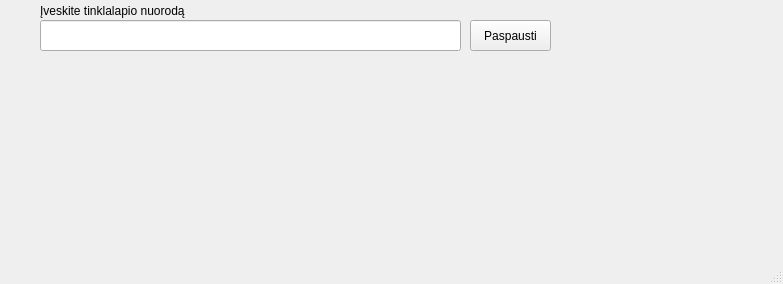
<?xml version="1.0" encoding="UTF-8"?>
<ui version="4.0">
 <class>MainWindow</class>
 <widget class="QMainWindow" name="MainWindow">
  <property name="geometry">
   <rect>
    <x>0</x>
    <y>0</y>
    <width>783</width>
    <height>284</height>
   </rect>
  </property>
  <property name="windowTitle">
   <string>MainWindow</string>
  </property>
  <widget class="QWidget" name="centralwidget">
   <widget class="QLineEdit" name="nuoroda">
    <property name="geometry">
     <rect>
      <x>40</x>
      <y>20</y>
      <width>421</width>
      <height>31</height>
     </rect>
    </property>
   </widget>
   <widget class="QLabel" name="label">
    <property name="geometry">
     <rect>
      <x>40</x>
      <y>0</y>
      <width>401</width>
      <height>21</height>
     </rect>
    </property>
    <property name="text">
     <string>Įveskite tinklalapio nuorodą</string>
    </property>
   </widget>
   <widget class="QPushButton" name="mygtukas">
    <property name="geometry">
     <rect>
      <x>470</x>
      <y>20</y>
      <width>81</width>
      <height>31</height>
     </rect>
    </property>
    <property name="text">
     <string>Paspausti</string>
    </property>
   </widget>
   <widget class="QLabel" name="komentaras">
    <property name="geometry">
     <rect>
      <x>40</x>
      <y>60</y>
      <width>631</width>
      <height>291</height>
     </rect>
    </property>
    <property name="frameShape">
     <enum>QFrame::NoFrame</enum>
    </property>
    <property name="text">
     <string/>
    </property>
    <property name="alignment">
     <set>Qt::AlignLeading|Qt::AlignLeft|Qt::AlignTop</set>
    </property>
   </widget>
  </widget>
  <widget class="QMenuBar" name="menubar">
   <property name="geometry">
    <rect>
     <x>0</x>
     <y>0</y>
     <width>783</width>
     <height>22</height>
    </rect>
   </property>
  </widget>
  <widget class="QStatusBar" name="statusbar"/>
 </widget>
 <resources/>
 <connections/>
</ui>
